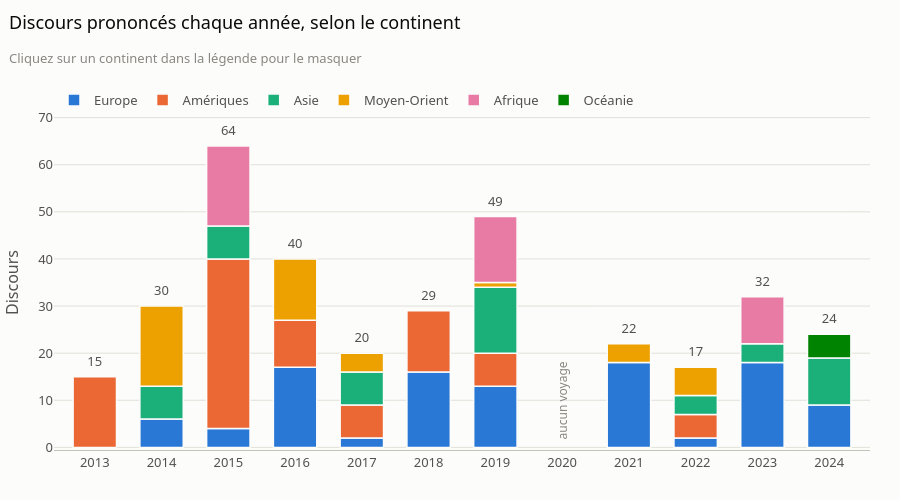

Notebook code cell kept with this figure:
### Markdown cell above
### Quand ?

### Code cell
par_annee = df.groupby(["annee", "continent"]).size().rename("discours").reset_index()
totaux = df.groupby("annee").size().reindex(range(2013, 2025), fill_value=0)

fig = px.bar(par_annee, x="annee", y="discours", color="continent",
             category_orders={"continent": ac.ORDRE_CONTINENTS}, color_discrete_map=g.COULEUR_CONTINENT)
fig.update_traces(marker_line_color=g.FOND, marker_line_width=1.5,
                  hovertemplate="%{x}, %{fullData.name} : %{y} discours<extra></extra>")
fig.add_scatter(x=totaux.index, y=totaux + 3, text=totaux.where(totaux > 0, ""), mode="text",
                showlegend=False, hoverinfo="skip", textfont=dict(color=g.ENCRE_2))
fig.add_annotation(x=2020, y=10, text="aucun voyage", textangle=-90, showarrow=False, font=dict(size=12, color=g.GRIS))
fig.update_xaxes(title=None, dtick=1)
fig.update_yaxes(title="Discours", showgrid=True)
g.titre(fig, "Discours prononcés chaque année, selon le continent",
        "Cliquez sur un continent dans la légende pour le masquer", hauteur=500)
fig.show()

### Figure 1 — Plotly figure (JSON) as saved in the notebook; plotly's stock layout.template omitted (floating-point values rounded to 4 significant figures)
{"data": [{"hovertemplate": "%{x}, %{fullData.name} : %{y} discours<extra></extra>", "legendgroup": "Europe", "marker": {"color": "#2a78d6", "line": {"color": "#fcfcfb", "width": 1.5}, "pattern": {"shape": ""}}, "name": "Europe", "orientation": "v", "showlegend": true, "textposition": "auto", "type": "bar", "x": [2014, 2015, 2016, 2017, 2018, 2019, 2021, 2022, 2023, 2024], "xaxis": "x", "y": [6, 4, 17, 2, 16, 13, 18, 2, 18, 9], "yaxis": "y"}, {"hovertemplate": "%{x}, %{fullData.name} : %{y} discours<extra></extra>", "legendgroup": "Amériques", "marker": {"color": "#eb6834", "line": {"color": "#fcfcfb", "width": 1.5}, "pattern": {"shape": ""}}, "name": "Amériques", "orientation": "v", "showlegend": true, "textposition": "auto", "type": "bar", "x": [2013, 2015, 2016, 2017, 2018, 2019, 2022], "xaxis": "x", "y": [15, 36, 10, 7, 13, 7, 5], "yaxis": "y"}, {"hovertemplate": "%{x}, %{fullData.name} : %{y} discours<extra></extra>", "legendgroup": "Asie", "marker": {"color": "#1baf7a", "line": {"color": "#fcfcfb", "width": 1.5}, "pattern": {"shape": ""}}, "name": "Asie", "orientation": "v", "showlegend": true, "textposition": "auto", "type": "bar", "x": [2014, 2015, 2017, 2019, 2022, 2023, 2024], "xaxis": "x", "y": [7, 7, 7, 14, 4, 4, 10], "yaxis": "y"}, {"hovertemplate": "%{x}, %{fullData.name} : %{y} discours<extra></extra>", "legendgroup": "Moyen-Orient", "marker": {"color": "#eda100", "line": {"color": "#fcfcfb", "width": 1.5}, "pattern": {"shape": ""}}, "name": "Moyen-Orient", "orientation": "v", "showlegend": true, "textposition": "auto", "type": "bar", "x": [2014, 2016, 2017, 2019, 2021, 2022], "xaxis": "x", "y": [17, 13, 4, 1, 4, 6], "yaxis": "y"}, {"hovertemplate": "%{x}, %{fullData.name} : %{y} discours<extra></extra>", "legendgroup": "Afrique", "marker": {"color": "#e87ba4", "line": {"color": "#fcfcfb", "width": 1.5}, "pattern": {"shape": ""}}, "name": "Afrique", "orientation": "v", "showlegend": true, "textposition": "auto", "type": "bar", "x": [2015, 2019, 2023], "xaxis": "x", "y": [17, 14, 10], "yaxis": "y"}, {"hovertemplate": "%{x}, %{fullData.name} : %{y} discours<extra></extra>", "legendgroup": "Océanie", "marker": {"color": "#008300", "line": {"color": "#fcfcfb", "width": 1.5}, "pattern": {"shape": ""}}, "name": "Océanie", "orientation": "v", "showlegend": true, "textposition": "auto", "type": "bar", "x": [2024], "xaxis": "x", "y": [5], "yaxis": "y"}, {"hoverinfo": "skip", "mode": "text", "showlegend": false, "text": [15, 30, 64, 40, 20, 29, 49, "", 22, 17, 32, 24], "textfont": {"color": "#52514e"}, "type": "scatter", "x": [2013, 2014, 2015, 2016, 2017, 2018, 2019, 2020, 2021, 2022, 2023, 2024], "y": [18, 33, 67, 43, 23, 32, 52, 3, 25, 20, 35, 27]}], "layout": {"annotations": [{"font": {"color": "#898781", "size": 12}, "showarrow": false, "text": "aucun voyage", "textangle": -90, "x": 2020, "y": 10}], "barmode": "relative", "height": 500, "legend": {"title": {"text": ""}, "tracegroupgap": 0}, "margin": {"t": 115}, "title": {"subtitle": {"font": {"color": "#898781", "size": 13}, "text": "Cliquez sur un continent dans la légende pour le masquer"}, "text": "Discours prononcés chaque année, selon le continent"}, "xaxis": {"anchor": "y", "domain": [0.0, 1.0], "dtick": 1, "title": {}}, "yaxis": {"anchor": "x", "domain": [0.0, 1.0], "showgrid": true, "title": {"text": "Discours"}}}}
